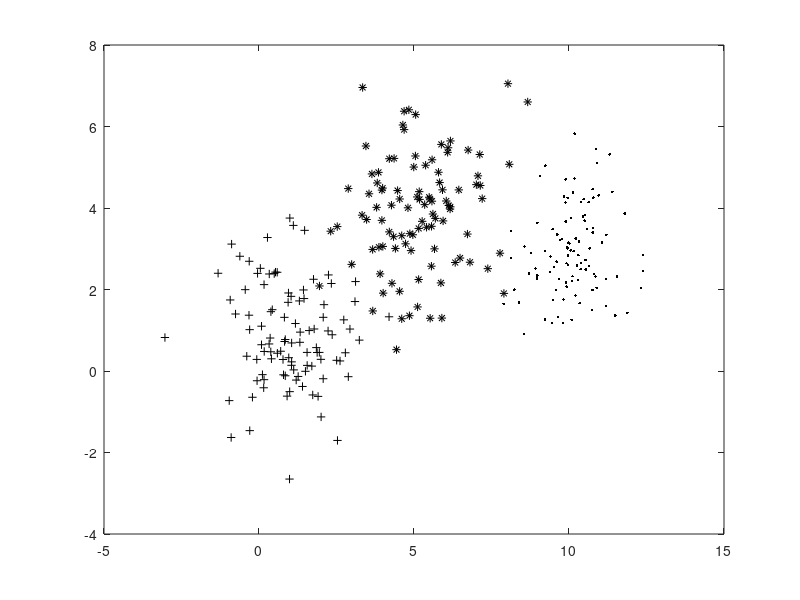

Reproduce this figure in MATLAB. (Note: this script raises an error after producing the figure.)
%-----------------------------------------------------------------
%  Exercise 12.17
%  Gaussian mixture EM algorithm
%  Use error_ellipse function.
%-----------------------------------------------------------------


clc; clear; close all; format long eng; format compact;

rng('default');

% number of samples
N = 300; 

% dimension
l = 2;   

% # of Gaussians
K = 3;  

% # EM iterations 
NofIter = 100; 

% generate data points out of three Gaussians 
% 1st gaussian
N1 = 100; % samples
mu1 = [10 3];
Sigma1 = 1 * eye(l);
R1 = chol(Sigma1);
x1 = repmat(mu1,N1,1) + randn(N1,l) * R1;

% 2nd gaussian
N2 = 100;
mu2 = [1 1];
Sigma2 = 1.5 * eye(l);
R2 = chol(Sigma2);
x2 = repmat(mu2,N2,1) + randn(N2,l) * R2;

% 3rd gaussian
N3 = 100;
mu3 = [5 4];
Sigma3 = 2 * eye(l);
R3 = chol(Sigma3);
x3 = repmat(mu3,N3,1) + randn(N3,l) * R3;

% data point matrix
X = [x1 ; x2; x3].';


% Gaussian mixtures EM algorithm

% initialization
Pk = 1/K* ones(K,1); % initial probabilities

% starting mean, use a random mean 
mu = rand(l,K); 
% or  the true 
% mu = ([3 2 4; 5 .4 3] .* ones(l,K));
% or use a far-off mean 
% mu = [10 11 13; 13 12 11] .* ones(l,K); 
mu = repmat(mu,[ 1 1 NofIter]);

% use an identity covariance matrix as a starting point
Sigma = eye(l); 
Sigmak = repmat(Sigma,[1 1 K]);
Sigmak_inv = zeros(size(Sigmak));
Sigmak_det = zeros(K,1);
gammakn = zeros(K,N);
lg_lklhd = zeros(NofIter,1); % initialize log likelihood variable

% plot data and initial estimates
figure;
plot(x1(:,1),x1(:,2),'.k',x2(:,1),x2(:,2),'+k',x3(:,1),x3(:,2),'*k'); hold on;
conf = 0.8;
error_ellipse(Sigma1,'mu',mu1, 'conf', conf, 'style', 'k');axis('equal');
error_ellipse(Sigma2,'mu',mu2, 'conf', conf, 'style', 'k');axis('equal');
error_ellipse(Sigma3,'mu',mu3, 'conf', conf, 'style', 'k');axis('equal');
error_ellipse(Sigmak(:,:,1),'mu',mu(:,1), 'conf', conf, 'style', 'r');axis('equal');
error_ellipse(Sigmak(:,:,2),'mu',mu(:,2), 'conf', conf, 'style', 'r');axis('equal');
error_ellipse(Sigmak(:,:,3),'mu',mu(:,3), 'conf', conf, 'style','r');axis('equal');

% EM algorithm - main loop
for i = 1 : NofIter
    
    % E-step
    for k = 1 : K
        Sigmak_inv(:,:,k) = inv(Sigmak(:,:,k));
    end
    
    for k = 1 : K
        for n = 1 : N
            gammakn(k,n)= Pk(k) * ((2 * pi)^(- .5 * l) * det(Sigmak(:,:,k))^( - .5) * exp(-.5 * (X(:,n) - mu(:,k)).' * Sigmak_inv(:,:,k) * (X(:,n) - mu(:,k))));
        end
    end
    gammakn = gammakn ./ repmat(sum(gammakn,1),[K 1]);
    
    % M-step
    Nk = sum(gammakn,2);
    
    for k = 1 : K
        if Nk(k)
            mu(:,k) = 1/Nk(k) * (X * gammakn(k,:).');
            tmp = 1e-5 * eye(l);
            for n = 1 : N
                tmp = tmp + gammakn(k,n) * ((X(:,n) - mu(:,k)) * (X(:,n) - mu(:,k)).');
            end
            Sigmak(:,:,k) = 1/Nk(k) * tmp;
        end
    end
    
    Pk = Nk / N;
    
    for k = 1 : K
        Sigmak_inv(:,:,k) = inv(Sigmak(:,:,k));
    end
    
    % compute the log likelihood
    tmp1 = zeros(N,1);
    for n = 1 : N
        tmp2 = zeros(K,1);
        for k = 1 : K
            tmp2(k) = Pk(k)*(1/(2*pi) * 1/sqrt(det(Sigmak(:,:,k)))*exp(-.5 * (X(:,n) - mu(:,k)).' * Sigmak_inv(:,:,k) * (X(:,n) - mu(:,k))));
        end
        tmp1(n) = log(sum(tmp2));
    end
    lg_lklhd(i) = sum(tmp1);
    
    % plot estimations at iterations 5 and 30
    if i == 5 || i == 50
        figure;
        plot(x1(:,1),x1(:,2),'.k',x2(:,1),x2(:,2),'+k',x3(:,1),x3(:,2),'*k'); hold on;
        error_ellipse(Sigma1,'mu',mu1, 'conf', conf, 'style', 'k');axis('equal');
        error_ellipse(Sigma2,'mu',mu2, 'conf', conf, 'style', 'k');axis('equal');
        error_ellipse(Sigma3,'mu',mu3, 'conf', conf, 'style', 'k');axis('equal');
        error_ellipse(Sigmak(:,:,1),'mu',mu(:,1), 'conf', conf, 'style', 'r');axis('equal');
        error_ellipse(Sigmak(:,:,2),'mu',mu(:,2), 'conf', conf, 'style', 'r');axis('equal');
        error_ellipse(Sigmak(:,:,3),'mu',mu(:,3), 'conf', conf, 'style','r');axis('equal');
    end
end

% plot log likelihood vs iterations
figure; plot(lg_lklhd); ylabel('Likelihood'); xlabel('Iterations');